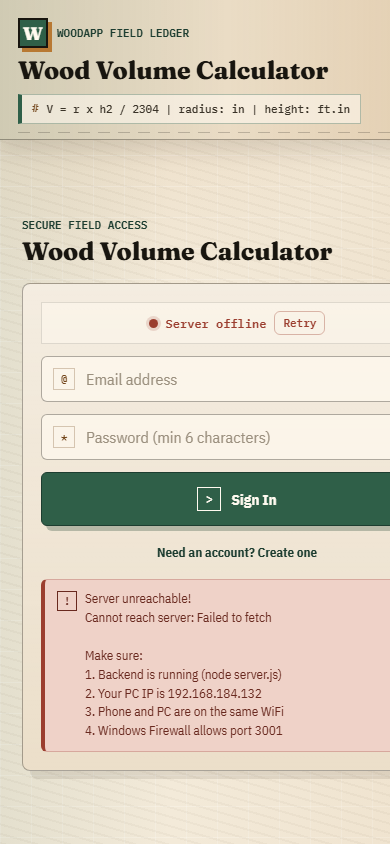
#> input picture woodapp-project/woodapp-react/codex-mobile-new.png, 390 x 844 px
$ python -i scanner.py   (imports and definitions only)
#> lines starting #> are read from the running program, lines starting #| are printed output that depends on the picture; after the words box and inside, x2 and y2 are one past the last pixel; in counts of white or black regions, pixels touching at a corner belong together
from __future__ import annotations

import json
import logging
import os
import re
from dataclasses import dataclass
from pathlib import Path
from time import perf_counter
from typing import Any

import cv2
import numpy as np

from layout import arrange_detections
from preprocessing import PreparedImage, map_polygon_to_original, prepare_decoded_image, prepare_image

logger = logging.getLogger("woodapp-ocr")

SEPARATOR_RE = re.compile(r"\s*(?:x|X|\*|times|by)\s*")
MEASUREMENT_RE = re.compile(r"(\d+(?:\.\d+)?)\s*x\s*(\d+(?:\.\d+)?)", re.I)
NUMBER_RE = re.compile(r"\d+(?:\.\d+)?")
FALLBACK_MIN_DETECTIONS = 5
MAX_COLUMNS = int(os.getenv("MAX_COLUMNS", "6"))
MAX_DETECTIONS = int(os.getenv("MAX_DETECTIONS", "80"))
MAX_FALLBACK_CROPS = int(os.getenv("MAX_FALLBACK_CROPS", "8"))
MAX_OCR_VARIANTS = int(os.getenv("MAX_OCR_VARIANTS", "2"))
MAX_PROCESSING_SIDE = int(os.getenv("MAX_PROCESSING_SIDE", os.getenv("OCR_MAX_SIDE", "2000")))
DEBUG_OUTPUT_DIR = Path(__file__).resolve().parent / "debug-output"
SAVE_DEBUG_OUTPUT = os.getenv("WOODAPP_OCR_DEBUG", "").lower() in {"1", "true", "yes"}


# [5 lines left out: function _env_bool, not called in this run]


@dataclass
class OcrLine:
    polygon: list[list[float]]
    text: str
    confidence: float


@dataclass
class RegionBox:
    box: dict
    source: str = "opencv"


@dataclass
class ColumnBox:
    box: dict
    source: str = "opencv"


class RapidOcrResultFormatError(RuntimeError):
    pass


# [308 lines left out: functions normalize_measurement_text, parse_measurement, _measurement_parts, create_rapidocr_engine, _run_ocr, _plain and 12 more, not called in this run]


def _center_y(line: OcrLine) -> float:
    box = _box_from_polygon(line.polygon, 10**9, 10**9)
    return box["y"] + box["height"] / 2


def _center_x(line: OcrLine) -> float:
    box = _box_from_polygon(line.polygon, 10**9, 10**9)
    return box["x"] + box["width"] / 2


def _vertical_overlap(a: dict, b: dict) -> float:
    top = max(a["y"], b["y"])
    bottom = min(a["y"] + a["height"], b["y"] + b["height"])
    overlap = max(0.0, bottom - top)
    return overlap / max(1.0, min(a["height"], b["height"]))


def _union_box(boxes: list[dict]) -> dict:
    x1 = min(box["x"] for box in boxes)
    y1 = min(box["y"] for box in boxes)
    x2 = max(box["x"] + box["width"] for box in boxes)
    y2 = max(box["y"] + box["height"] for box in boxes)
    return {"x": x1, "y": y1, "width": x2 - x1, "height": y2 - y1}


def _expand_box(box: dict, image_width: int, image_height: int, pad: float) -> dict:
    x1 = max(0.0, float(box["x"]) - pad)
    y1 = max(0.0, float(box["y"]) - pad)
    x2 = min(float(image_width), float(box["x"]) + float(box["width"]) + pad)
    y2 = min(float(image_height), float(box["y"]) + float(box["height"]) + pad)
    return {
        "x": round(x1, 2),
        "y": round(y1, 2),
        "width": round(max(1.0, x2 - x1), 2),
        "height": round(max(1.0, y2 - y1), 2),
    }


def _box_center_y(box: dict) -> float:
    return float(box["y"]) + float(box["height"]) / 2


def _box_center_x(box: dict) -> float:
    return float(box["x"]) + float(box["width"]) / 2


def _create_blue_ink_mask(image: np.ndarray) -> np.ndarray:
    hsv = cv2.cvtColor(image, cv2.COLOR_BGR2HSV)
    blue_mask = cv2.inRange(hsv, np.array([82, 18, 20]), np.array([150, 255, 255]))

    blue = image[:, :, 0].astype(np.int16)
    green = image[:, :, 1].astype(np.int16)
    red = image[:, :, 2].astype(np.int16)
    blue_dominant = ((blue - red > 14) & (blue - green > -8)).astype(np.uint8) * 255
    mask = cv2.bitwise_or(blue_mask, blue_dominant)
    return cv2.medianBlur(mask, 3)


def _create_enhanced_gray(image: np.ndarray) -> np.ndarray:
    gray = cv2.cvtColor(image, cv2.COLOR_BGR2GRAY)
    clahe = cv2.createCLAHE(clipLimit=2.2, tileGridSize=(8, 8))
    return clahe.apply(gray)


def _create_handwriting_mask(image: np.ndarray) -> np.ndarray:
    gray = _create_enhanced_gray(image)
    threshold = cv2.adaptiveThreshold(
        gray,
        255,
        cv2.ADAPTIVE_THRESH_GAUSSIAN_C,
        cv2.THRESH_BINARY_INV,
        35,
        11,
    )
    blue_mask = _create_blue_ink_mask(image)
    mask = cv2.bitwise_or(threshold, blue_mask)
    mask = cv2.medianBlur(mask, 3)
    return mask


def _component_boxes(mask: np.ndarray) -> list[dict]:
    height, width = mask.shape[:2]
    image_area = max(1, height * width)
    count, labels, stats, _ = cv2.connectedComponentsWithStats(mask, connectivity=8)
    boxes: list[dict] = []

    for index in range(1, count):
        x, y, w, h, area = stats[index]
        if area < max(6, image_area * 0.000004):
            continue
        if w < max(2, width * 0.002) or h < max(3, height * 0.002):
            continue
        if w > width * 0.85 or h > height * 0.25:
            continue
        boxes.append({"x": float(x), "y": float(y), "width": float(w), "height": float(h)})

    return boxes


def _group_components_into_lines(components: list[dict], image_width: int, image_height: int) -> list[dict]:
    if not components:
        return []

    heights = sorted(max(1.0, float(box["height"])) for box in components)
    widths = sorted(max(1.0, float(box["width"])) for box in components)
    median_height = heights[len(heights) // 2]
    median_width = widths[len(widths) // 2]

    components = sorted(components, key=lambda box: (_box_center_y(box), float(box["x"])))
    rows: list[list[dict]] = []
    for box in components:
        placed = False
        for row in rows:
            row_box = _union_box(row)
            baseline_gap = abs(_box_center_y(box) - _box_center_y(row_box))
            if baseline_gap <= max(median_height * 0.9, row_box["height"] * 0.65) or _vertical_overlap(box, row_box) >= 0.35:
                row.append(box)
                placed = True
                break
        if not placed:
            rows.append([box])

    line_boxes: list[dict] = []
    for row in rows:
        row.sort(key=lambda box: box["x"])
        current: list[dict] = []
        for box in row:
            if not current:
                current.append(box)
                continue

            previous = current[-1]
            gap = float(box["x"]) - (float(previous["x"]) + float(previous["width"]))
            row_box = _union_box(current)
            max_gap = max(median_width * 4.0, median_height * 3.0, row_box["height"] * 3.0)
            column_gap = max(image_width * 0.075, median_height * 2.7, median_width * 4.5)
            likely_new_column = gap > column_gap
            same_line = _vertical_overlap(box, row_box) >= 0.25 or abs(_box_center_y(box) - _box_center_y(row_box)) <= median_height

            if same_line and gap <= max_gap and not likely_new_column:
                current.append(box)
            else:
                line_boxes.append(_union_box(current))
                current = [box]
        if current:
            line_boxes.append(_union_box(current))

    min_width = max(median_width * 2.4, image_width * 0.025)
    min_height = max(5.0, median_height * 0.65)
    useful = [
        _expand_box(box, image_width, image_height, max(4.0, median_height * 0.35))
        for box in line_boxes
        if box["width"] >= min_width and box["height"] >= min_height
    ]
    useful.sort(key=lambda box: (box["x"], box["y"]))
    return useful


def detect_opencv_regions(image: np.ndarray) -> tuple[list[RegionBox], dict[str, np.ndarray]]:
    mask = _create_handwriting_mask(image)
    height, width = image.shape[:2]
    components = _component_boxes(mask)
    line_boxes = _group_components_into_lines(components, width, height)

    debug_image = image.copy()
    for box in line_boxes:
        x1 = int(round(box["x"]))
        y1 = int(round(box["y"]))
        x2 = int(round(box["x"] + box["width"]))
        y2 = int(round(box["y"] + box["height"]))
        cv2.rectangle(debug_image, (x1, y1), (x2, y2), (0, 180, 0), 2)

    threshold = cv2.adaptiveThreshold(
        _create_enhanced_gray(image),
        255,
        cv2.ADAPTIVE_THRESH_GAUSSIAN_C,
        cv2.THRESH_BINARY_INV,
        35,
        11,
    )
    debug = {
        "original": image,
        "blue-ink-mask": _create_blue_ink_mask(image),
        "enhanced-gray": _create_enhanced_gray(image),
        "threshold": threshold,
        "opencv-rectangles": debug_image,
    }
    return [RegionBox(box=box) for box in line_boxes], debug


# [318 lines left out: functions _clamp_rect, _column_gap_threshold, detect_columns, _save_debug_artifacts, _crop_variants, _raw_result_count and 8 more, not called in this run]


class RapidOcrScanner:
    engine = "rapidocr-onnx"

    # [17 lines left out: function __init__, not called in this run]

    def recognize(self, image_bytes: bytes) -> dict:
        prepared = prepare_image(image_bytes)
        return self.recognize_prepared(prepared)

    def recognize_image(self, image: np.ndarray) -> dict:
        return self.recognize_prepared(prepare_decoded_image(image))

    # [200 lines left out: functions recognize_prepared, _detect, _detect_column, _detect_variant, _detect_opencv_fallback, not called in this run]

>>> import cv2
>>> picture = cv2.imread('../woodapp-react/codex-mobile-new.png')
#> picture is the input picture: shape (844, 390, 3); mean B, G, R 192.9, 209.1, 219.1
>>> result = detect_opencv_regions(picture)
#> in _create_enhanced_gray, `return clahe.apply(gray)`:
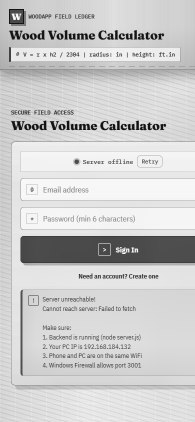
#> returned value: shape (844, 390) (shown at 1/2 size); min 17, max 251, mean 204.3
#> in _create_handwriting_mask, `threshold = cv2.adaptiveThreshold( gray, 255, cv2.ADAPTIVE_THRESH_GAUS..`:
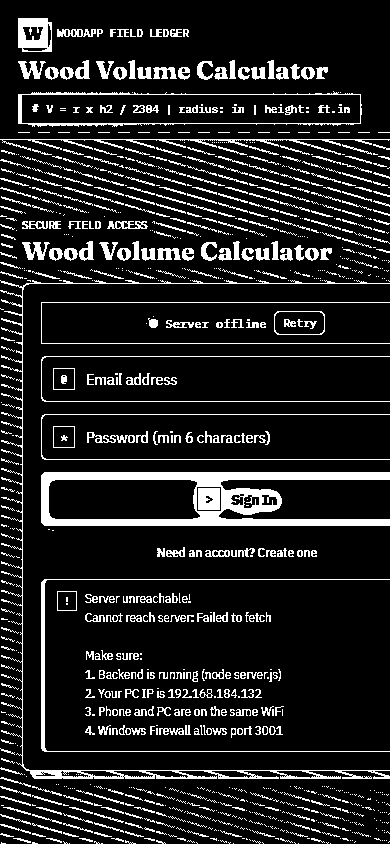
#> threshold: shape (844, 390); 13% white; 1013 white regions (545 under 20 px), largest, box (x1, y1, x2, y2) and area: (41, 472, 390, 526) 7074, (0, 280, 390, 779) 3846, (41, 579, 390, 752) 1379
#> in _create_blue_ink_mask, `blue = image[:, :, 0].astype(np.int16)`:
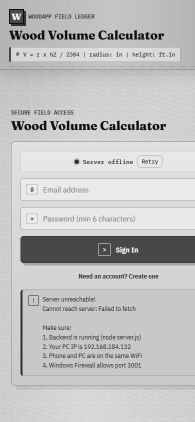
#> blue: shape (844, 390) int16 (shown at 1/2 size); min 15, max 240, mean 192.9
#> in _create_blue_ink_mask, `red = image[:, :, 2].astype(np.int16)`:
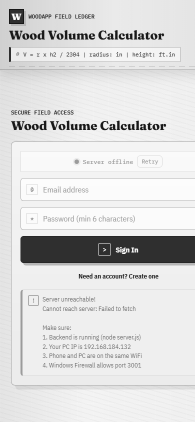
#> red: shape (844, 390) int16 (shown at 1/2 size); min 24, max 255, mean 219.1
#> in _create_handwriting_mask, `mask = cv2.medianBlur(mask, 3)`:
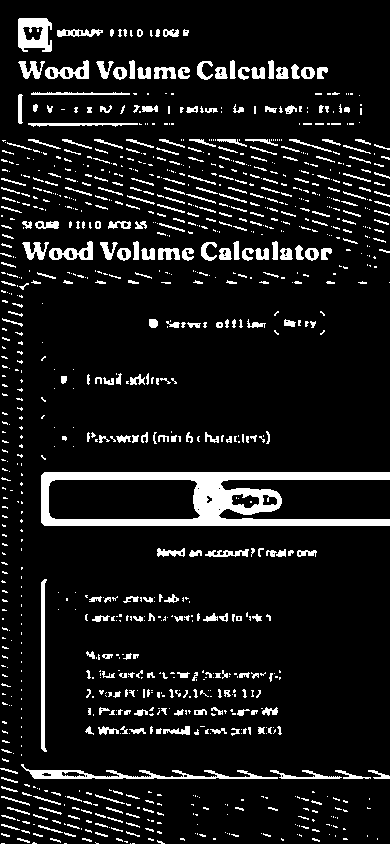
#> mask: shape (844, 390); 9.8% white; 1066 white regions (732 under 20 px), largest, box (x1, y1, x2, y2) and area: (41, 472, 390, 526) 7597, (21, 764, 278, 779) 1150, (18, 18, 52, 52) 810
#> in _component_boxes, `count, labels, stats, _ = cv2.connectedComponentsWithStats(mask, conne..`:
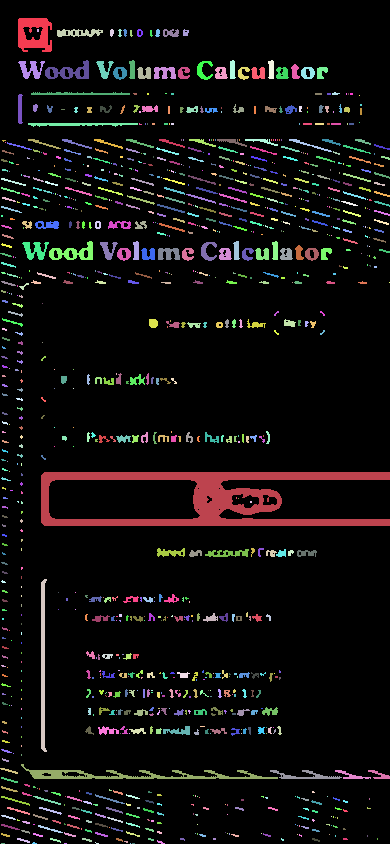
#> labels: shape (844, 390) int32; 1067 distinct labels, from 0 to 1066; one colour per label, 0 black
#> in _component_boxes, `count, labels, stats, _ = cv2.connectedComponentsWithStats(mask, conne..`: count = 1067; stats = 1067 rows, first 6: [0, 0, 390, 844, 296850], [18, 18, 34, 34, 810], [37, 29, 2, 3, 6], [57, 29, 46, 8, 232], [110, 29, 4, 8, 25], [118, 29, 4, 8, 20]
#> the loop in _component_boxes, `for index in range(1, count):` made 1066 passes
#> after the loop in _component_boxes, `for index in range(1, count):`: boxes = 602 items
#> in _group_components_into_lines, `heights = sorted(max(1.0, float(box["height"])) for box in components)`: heights = 602 values from 3 to 173
#> in _group_components_into_lines, `widths = sorted(max(1.0, float(box["width"])) for box in components)`: widths = 602 values from 2 to 257
#> in _group_components_into_lines, `median_height = heights[len(heights) // 2]`: median_height = 6
#> in _group_components_into_lines, `median_width = widths[len(widths) // 2]`: median_width = 8
#> in _group_components_into_lines, `components = sorted(components, key=lambda box: (_box_center_y(box), f..`: components = 602 items
#> the loop in _group_components_into_lines, `for box in components:` made 602 passes
#> box on passes 1, 37, 38: {'x': 37, 'y': 29, 'width': 2, 'height': 3}, {'x': 18, 'y': 94, 'width': 5, 'height': 30}, {'x': 47, 'y': 105, 'width': 6, 'height': 8}
#> the loop in _group_components_into_lines, `for row in rows:` made 6 passes
#> the loop in detect_opencv_regions, `for box in line_boxes:` made 43 passes
#> box on passes 1 to 8: {'x': 0, 'y': 174, 'width': 30, 'height': 16}, {'x': 0, 'y': 202, 'width': 26, 'height': 15}, {'x': 0, 'y': 314, 'width': 27, 'height': 17}, {'x': 0, 'y': 792, 'width': 34, 'height': 18}, {'x': 3, 'y': 135, 'width': 387, 'height': 24}, {'x': 3, 'y': 803, 'width': 31, 'height': 16}, {'x': 14, 'y': 14, 'width': 179, 'height': 42}, {'x': 14, 'y': 56, 'width': 318, 'height': 28}
#> after the loop in detect_opencv_regions, `for box in line_boxes:`:
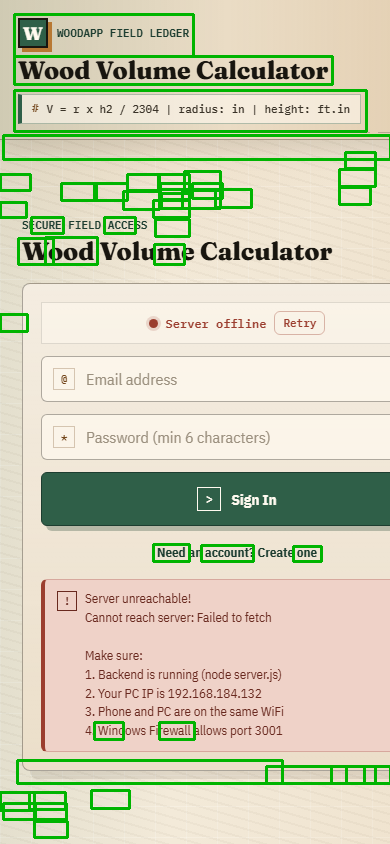
#> debug_image: shape (844, 390, 3); 5.96% of pixels changed, all inside (x1, y1, x2, y2) = (0, 13, 390, 839)

$ run again, on woodapp-project/woodapp-react/codex-phone-shell.png
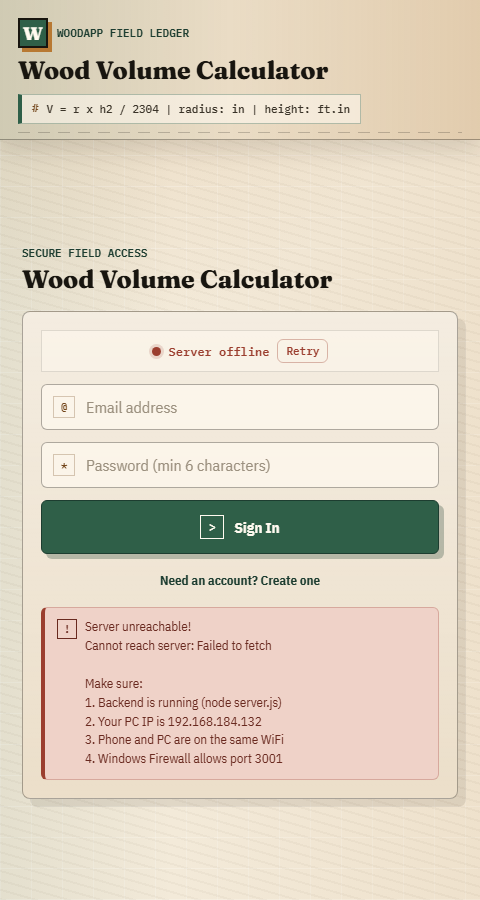
#> input picture woodapp-project/woodapp-react/codex-phone-shell.png, 480 x 900 px
#> picture is the input picture: shape (900, 480, 3); mean B, G, R 194.4, 211.3, 221.8
#> threshold: shape (900, 480); 13.1% white; 1311 white regions (661 under 20 px), largest, box (x1, y1, x2, y2) and area: (41, 500, 439, 554) 8071, (0, 308, 466, 807) 6601, (41, 607, 439, 780) 1655
#> hsv: shape (900, 480, 3); mean H, S, V 20.6, 39.4, 224.3
#> blue_mask: shape (900, 480); every value is 0
#> mask: shape (900, 480); 10.1% white; 1485 white regions (994 under 20 px), largest, box (x1, y1, x2, y2) and area: (41, 500, 439, 554) 8596, (451, 311, 466, 774) 3099, (18, 18, 52, 52) 808
#> in _component_boxes, `count, labels, stats, _ = cv2.connectedComponentsWithStats(mask, conne..`:
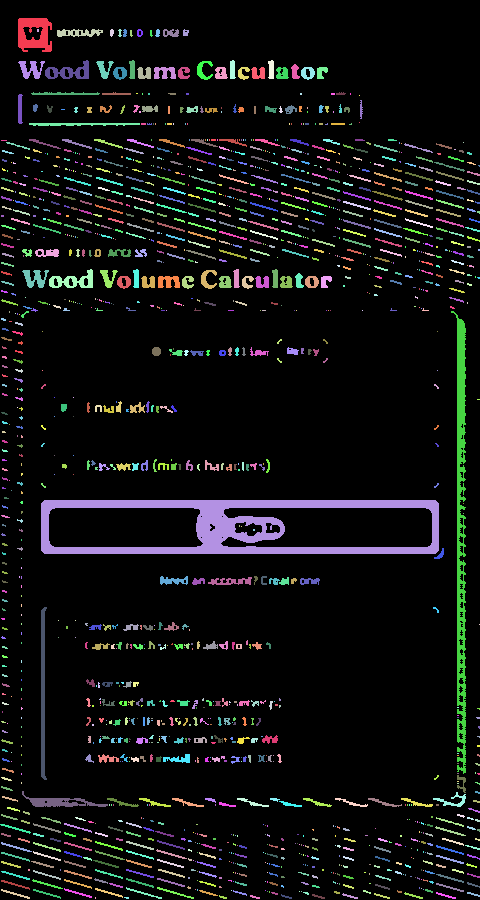
#> labels: shape (900, 480) int32; 1486 distinct labels, from 0 to 1485; one colour per label, 0 black
#> count = 1486; stats = 1486 rows, first 6: [0, 0, 480, 900, 388474], [18, 18, 34, 34, 808], [37, 29, 2, 3, 6], [57, 29, 46, 8, 232], [110, 29, 4, 8, 25], [118, 29, 4, 8, 20]
#> the loop in _component_boxes, `for index in range(1, count):` made 1485 passes
#> after the loop in _component_boxes, `for index in range(1, count):`: boxes = 831 items
#> heights = 831 values from 3 to 173
#> widths = 831 values from 2 to 398
#> median_height = 5
#> median_width = 9
#> in _group_components_into_lines, `components = sorted(components, key=lambda box: (_box_center_y(box), f..`: components = 831 items
#> the loop in _group_components_into_lines, `for box in components:` made 831 passes
#> box on passes 1, 37, 38: {'x': 37, 'y': 29, 'width': 2, 'height': 3}, {'x': 339, 'y': 104, 'width': 3, 'height': 9}, {'x': 18, 'y': 94, 'width': 5, 'height': 30}
#> the loop in _group_components_into_lines, `for row in rows:` made 6 passes
#> the loop in detect_opencv_regions, `for box in line_boxes:` made 122 passes
#> box on passes 1 to 8: {'x': 0, 'y': 820, 'width': 35, 'height': 18}, {'x': 0, 'y': 838, 'width': 36, 'height': 18}, {'x': 0, 'y': 848, 'width': 34, 'height': 18}, {'x': 0, 'y': 867, 'width': 34, 'height': 17}, {'x': 0, 'y': 876, 'width': 34, 'height': 18}, {'x': 0, 'y': 885, 'width': 34, 'height': 15}, {'x': 2, 'y': 135, 'width': 474, 'height': 24}, {'x': 14, 'y': 14, 'width': 179, 'height': 42}
#> after the loop in detect_opencv_regions, `for box in line_boxes:`:
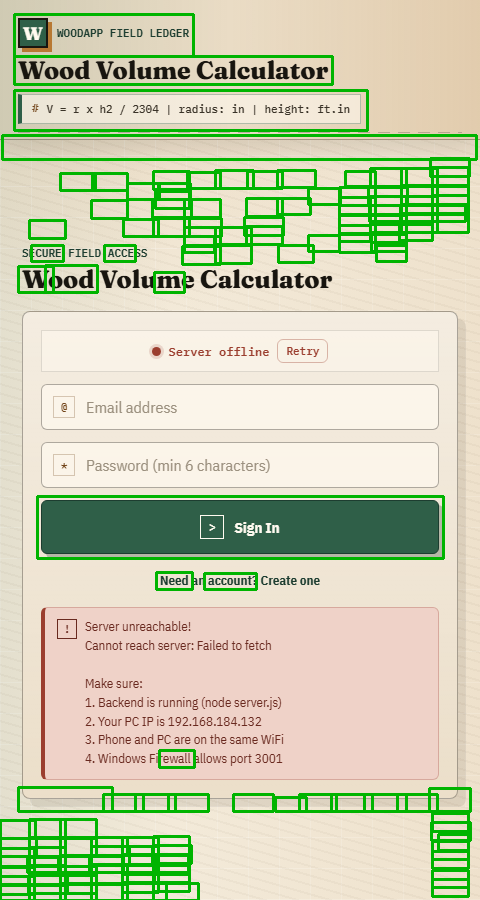
#> debug_image: shape (900, 480, 3); 9.05% of pixels changed, all inside (x1, y1, x2, y2) = (0, 13, 478, 900)
